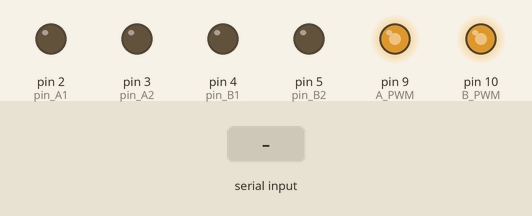
Recording of a sketch running on a simulated Arduino Uno, built with avr-gcc and run on an emulated ATmega328P. Parts: output pins drawn as LEDs (lit = HIGH). The test bench sets the inputs (shaded band).

Above: at 1.2 s.
1.3 s: "S" received over Serial
At 2.5 s:
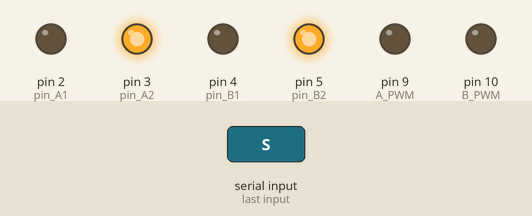
2.8 s: byte 48 ('0') received over Serial
4.3 s: byte 49 ('1') received over Serial
At 5.0 s:
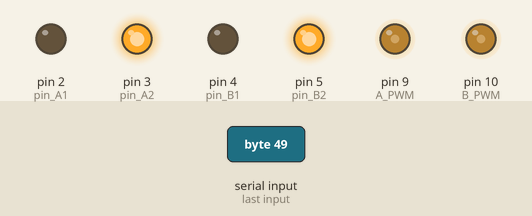
5.8 s: "R" received over Serial
At 6.2 s:
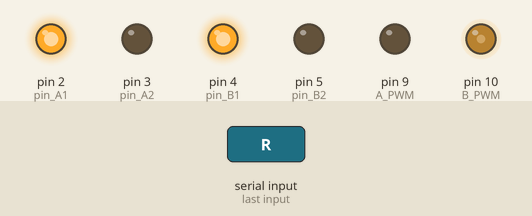
7.3 s: byte 50 ('2') received over Serial
At 8.5 s:
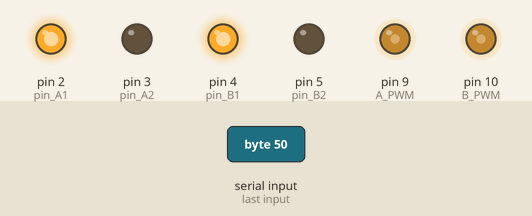
8.8 s: byte 51 ('3') received over Serial
At 9.7 s:
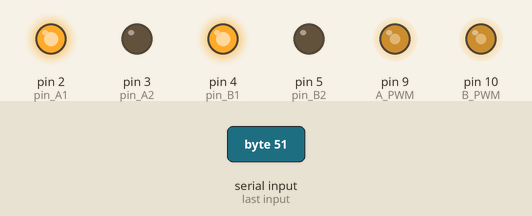
Timing chart, 0 to 11.3 s (numbered marks = the images above; inputs shaded):
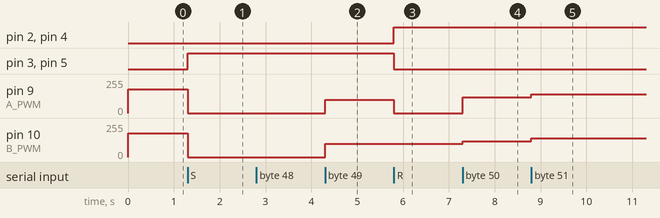

The sketch:

Code.ino
```cpp
int pin_A1 = 2;
int pin_A2 = 3;
int pin_B1 = 4;
int pin_B2 = 5;
int A_PWM = 9;
int B_PWM = 10;
int speed = 180;
int speed1 = 0;
int speed2 = 0;
char x;

void setup() {
  Serial.begin(9600);
  pinMode(pin_A1, OUTPUT);
  pinMode(pin_A2, OUTPUT);
  pinMode(pin_B1, OUTPUT);
  pinMode(pin_B2, OUTPUT);
  pinMode(A_PWM, OUTPUT);
  pinMode(B_PWM, OUTPUT);
}

void loop() {
  if (Serial.available()) {
    x = Serial.read();
  }

  speed1 = speed;
  speed2 = speed;

  if (x == 'S' || x == 'R' || x == 'D') {
    speed1 = 0;
  } else if (x == 'I' || x == 'J') {
    speed1 = 0.5 * speed;
  }

  if (x == 'S' || x == 'L' || x == 'D') {
    speed2 = 0;
  } else if (x == 'G' || x == 'H') {
    speed2 = 0.5 * speed;
  }

  analogWrite(A_PWM, speed1);
  analogWrite(B_PWM, speed2);

  if (x == 'B' || x == 'H' || x == 'J' || x == 'S') {
    backward();
  } else if (x == 'F' || x == 'L' || x == 'R' || x == 'G' || x == 'I') {
    forward();
  }

  if (x == '0') {
    speed = 0;
  } else if (x == '1') {
    speed = 100;
  } else if (x == '2') {
    speed = 120;
  } else if (x == '3') {
    speed = 140;
  } else if (x == '4') {
    speed = 160;
  } else if (x == '5') {
    speed = 180;
  } else if (x == '6') {
    speed = 200;
  } else if (x == '7') {
    speed = 220;
  } else if (x == '8') {
    speed = 240;
  } else if (x == '9') {
    speed = 250;
  }
}


void forward() {
  digitalWrite(pin_A1, HIGH);
  digitalWrite(pin_A2, LOW);
  digitalWrite(pin_B1, HIGH);
  digitalWrite(pin_B2, LOW);
}

void backward() {
  digitalWrite(pin_A1, LOW);
  digitalWrite(pin_A2, HIGH);
  digitalWrite(pin_B1, LOW);
  digitalWrite(pin_B2, HIGH);
}
```

Measured:
- after the input at 1.3 s, pin 3 (pin_A2), pin 5 (pin_B2): LOW → HIGH at once; pin 9 (A_PWM), pin 10 (B_PWM): 180/255 → 0/255 at once
- after the input at 4.3 s, pin 9 (A_PWM), pin 10 (B_PWM): 0/255 → 100/255 at once
- after the input at 5.8 s, pin 2 (pin_A1), pin 4 (pin_B1): LOW → HIGH at once; pin 3 (pin_A2), pin 5 (pin_B2): HIGH → LOW at once; pin 9 (A_PWM): 100/255 → 0/255 at once
- after the input at 7.3 s, pin 9 (A_PWM): 0/255 → 120/255 at once; pin 10 (B_PWM): 100/255 → 120/255 at once
- after the input at 8.8 s, pin 9 (A_PWM), pin 10 (B_PWM): 120/255 → 140/255 at once
